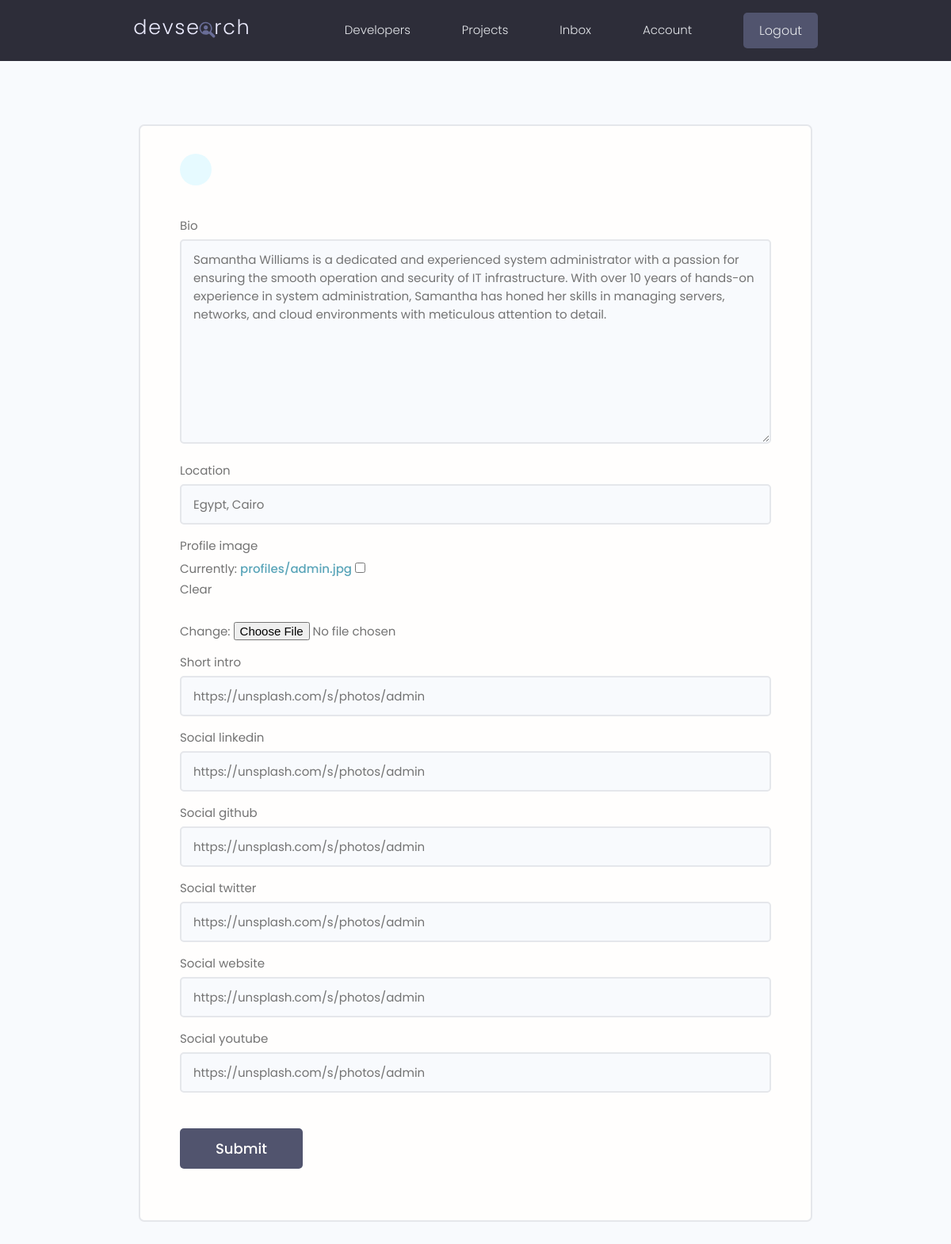
Before: /users/edit-account (signed in) with the older database file.
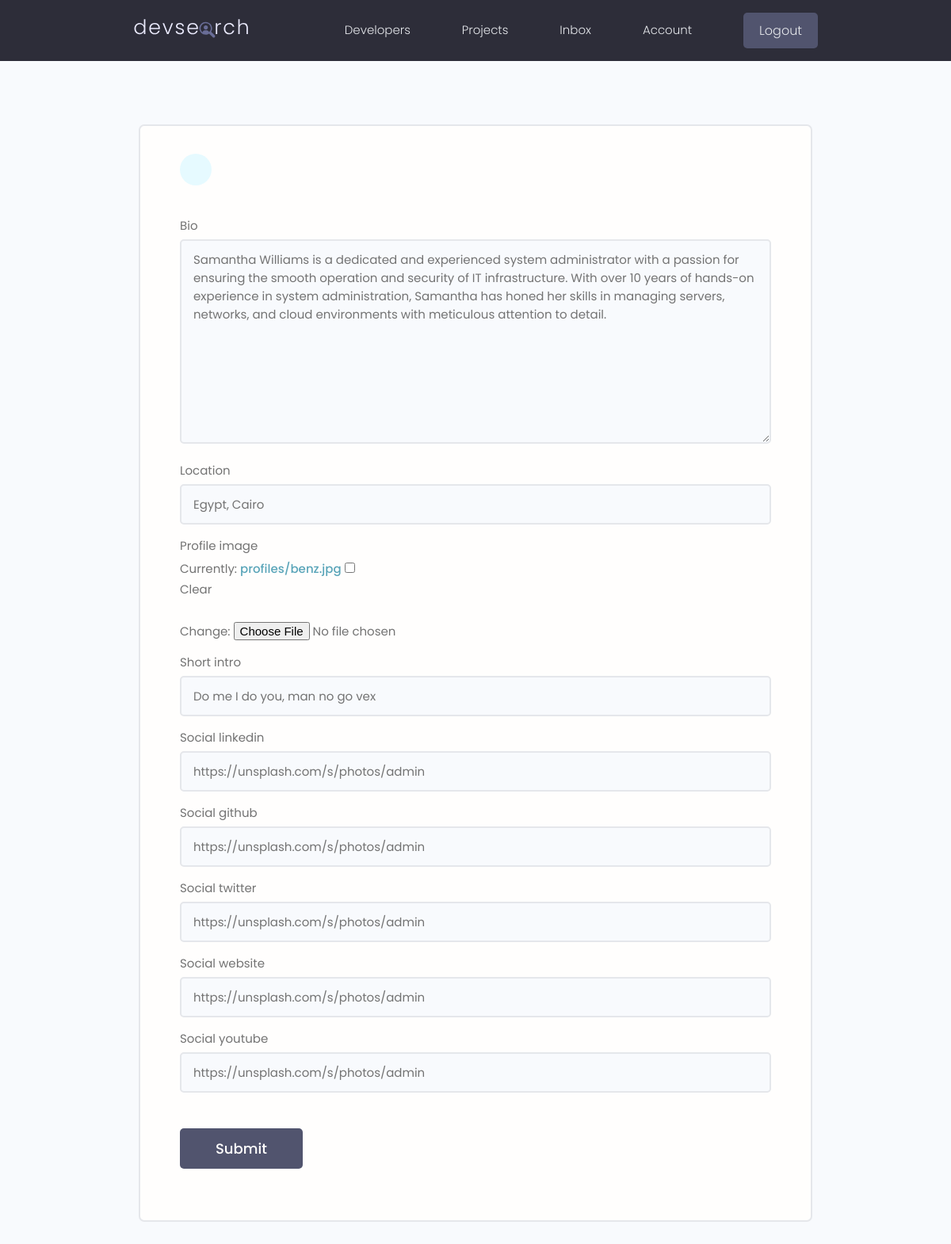
After: the same page with the newer database file.
### users/models.py (models this page shows, shortened)
class CustomUser(AbstractUser):
    email = models.EmailField(unique=True)
    short_intro = models.CharField(max_length=200, blank=True, null=True)
    bio = models.TextField(null=True, blank=True)
    location = models.CharField(max_length=500, blank=True, null=True)
    profile_image = models.ImageField(upload_to='profiles/', default='profiles/default.png', null=True, blank=True)
    social_github = models.URLField(null=True, blank=True, max_length=1500)
    social_linkedin = models.URLField(null=True, blank=True, max_length=1500)
    social_twitter = models.URLField(null=True, blank=True, max_length=1500)
    social_website = models.URLField(null=True, blank=True, max_length=1500)
    social_youtube = models.URLField(null=True, blank=True, max_length=1500)
    created_at = models.DateTimeField(auto_now_add=True)
    id = models.UUIDField(default=uuid.uuid4, primary_key=True, editable=False, unique=True)
    EMAIL_FIELD = "email"
    USERNAME_FIELD = "email"
    REQUIRED_FIELDS = ["username"]
    object = CustomManager()
    search = DeveloperFilter()
    class Meta:
        ordering = ["created_at"]

### users/views.py (the view)
# urls.py: path('edit-account', views.editAccount, name='edit_account'),
@login_required
def editAccount(request):
    if request.method == 'POST':
        form = UserUpdateForm(request.POST, request.FILES, instance=request.user)
        if form.is_valid():
            user = form.save()
            return redirect('users:account')
        else:
            return render(request, 'users/user_form.html', {'form': form})
    else:
        form = UserUpdateForm(instance=request.user)
    context = {
        'form': form,
    }
    return render(request, 'users/user_form.html', context)

### users/forms.py
class UserUpdateForm(forms.ModelForm):
    class Meta:
        model = get_user_model()
        fields = (
            'bio', 'location', 'profile_image', 'short_intro',
            'social_linkedin', 'social_github', 'social_twitter',
            'social_website', 'social_youtube',
            )
    def __init__(self, *args, **kwargs):
        super().__init__(*args, **kwargs)
        for field in self.fields.values():
            field.widget.attrs.update({'class': 'input'})

### users/templates/users/user_form.html (shortened to what this page needs)
{% extends 'main.html' %}
{% block content %}
<main class="formPage my-xl">
    <div class="content-box">
        <div class="formWrapper">
            <a class="backButton" href="{% url 'users:account' %}"></a>
            <br>
            <form class="form" method="POST" enctype="multipart/form-data">
                {% for field in form %}
                <div class="form__field">
                    <label for="{{field.id_for_label}}">{{field.label}}</label>
                    {{field}}
                </div>
                {% endfor %}
                <input class="btn btn--sub btn--lg  my-md" type="submit" value="Submit" />
            </form>
        </div>
    </div>
</main>
{% endblock content %}

### templates/main.html (shortened to what this page needs)
{% load static %}
<!DOCTYPE html>
<html lang="en">
  <head>
    <link
      rel="stylesheet"
      href="https://cdn.iconmonstr.com/1.3.0/css/iconmonstr-iconic-font.min.css"
    />
    <link rel="stylesheet" href="{% static 'uikit/styles/uikit.css' %}" />
    <link rel="stylesheet" href="{% static 'styles/app.css' %}" />
  </head>
  <body>
    {% include 'navbar.html' %}
    {% block content %}
    {% endblock content %}
  </body>
</html>

### templates/navbar.html (shortened to what this page needs)
{% load static %}
<header class="header">
    <div class="container container--narrow">
      <a href="{% url 'projects:project_list' %}" class="header__logo">
        <img src="{% static 'images/logo.svg' %}" alt="DevSearch Logo" />
      </a>
      <nav class="header__nav">
        <ul class="header__menu">
          {% if request.user.is_authenticated %}
          <li class="header__menuItem"><a href="{% url 'users:user_list' %}">Developers</a></li>
          <li class="header__menuItem"><a href="{% url 'projects:project_list' %}">Projects</a></li>
          <li class="header__menuItem"><a href="">Inbox</a></li>
          <li class="header__menuItem"><a href="{% url 'users:account' %}">Account</a></li>
          <li class="header__menuItem"><a href="{% url 'users:logout' %}" class="btn btn--sub">Logout</a></li>
          {% else %}
          <li class="header__menuItem"><a href="{% url 'users:login' %}" class="btn btn--sub">Login/Sign Up</a></li>
          {% endif %}
        </ul>
      </nav>
    </div>
  </header>

### static/styles/app.css (style rules this page uses)
:root { --color-sub: #2d2d39; }
.btn--sub { background-color: var(--color-sub-light); }
img { width: 100%; }
.content-box { width: 95%; max-width: 85rem; margin: 0 auto; }
.header { position: sticky; z-index: 111; background-color: var(--color-sub); padding: 1.5rem 0; }
.header > .container { display: flex; justify-content: space-between; align-items: center; }
.header__logo > img { height: 3.8rem; }
.header__nav > ul { display: inline-flex; align-items: center; list-style: none; gap: 6.5rem; }
.header__menuItem > a { color: var(--color-light); font-weight: 300; }
.backButton { background: var(--color-main-light); color: var(--color-main); width: 4rem; height: 4rem; display: flex; align-items: center; justify-content: center; border-radius: 50%; }
.formPage .formWrapper { list-style: none; background: var(--color-white); padding: 3.5rem 5rem; border: 2px solid var(--color-light); border-radius: 0.7rem; }

### static/uikit/styles/modules/_variables.css (style rules this page uses)
:root { --color-main: #5aa5b9; --color-main-light: #e6faff; --color-sub: #3f4156; --color-sub-light: #51546e; --color-sub-lighter: #ededfd; --color-text: #737373; --color-gray: #8b8b8b; --color-light: #e5e7eb; --color-light-gray: #767676; --color-bg: #f8fafd; --color-white: #fffefd; --color-white-light: #f3f3f3; --color-success: #359e64; --color-success-bg: #def8e8; --color-error: #fc4b0b; --color-error-bg: #fff2ee; --font-base: 'Poppins', arial, helvetica, 'Segoe UI', roboto, ubuntu, sans-serif; --font-monospace: 'Fira Code', 'Courier New', courier, monospace; --font-regular: 300; --font-medium: 500; --font-bold: 700; --generic-shadow: 1px 1px 5px #00000010; --generic-transition: all 0.3s ease-in-out; }

### static/uikit/styles/modules/_base.css (style rules this page uses)
* { margin: 0; padding: 0; box-sizing: border-box; text-rendering: optimizeLegibility; color: inherit; font-size: inherit; }
html { font-size: 50%; }
@media only screen and (min-width: 480px) { html { font-size: 56.25%; } }
@media only screen and (min-width: 1200px) { html { font-size: 62.5%; } }
body { line-height: 1.6; font-weight: 400; font-size: 1.5rem; color: var(--color-text); background-color: var(--color-bg); min-height: 100vh; }

### static/uikit/styles/modules/_typography.css (style rules this page uses)
* { font-family: var(--font-base); }
a { padding-bottom: 2px; text-decoration: none; display: inline-block; color: var(--color-main); font-weight: var(--font-medium); }

### static/uikit/styles/modules/_utilities.css (style rules this page uses)
.container { width: 92%; max-width: 165rem; margin: 0 auto; box-sizing: border-box; }
.container--narrow { width: 92%; max-width: 120rem; }
@media screen and (min-width: 1000px) { .container { width: 90%; } }
@media screen and (min-width: 1000px) { .container--narrow { width: 85%; } }
@media screen and (min-width: 1200px) { .container { width: 80%; } }
@media screen and (min-width: 1200px) { .container--narrow { width: 72%; } }
.my-md { margin: 3rem auto; }
.my-xl { margin: 8rem auto; }

### static/uikit/styles/modules/_button.css (style rules this page uses)
.btn { display: inline-block; position: relative; cursor: pointer; background-color: var(--color-light); font-weight: var(--font-medium); color: var(--color-sub); text-decoration: none; padding: 1rem 2rem; border-radius: 0.5rem; border: none; width: -webkit-fit-content; width: -moz-fit-content; width: fit-content; height: -webkit-fit-content; height: -moz-fit-content; height: fit-content; font-size: 1.6rem; outline-width: 0; outline-color: transparent; -webkit-backface-visibility: hidden; backface-visibility: hidden; transition: all 0.3s ease-in-out; }
.btn--sub { background-color: var(--color-sub); color: var(--color-white); }
.btn--lg { font-size: 1.8rem; padding: 1.2rem 4.5rem; }

### static/uikit/styles/modules/_form.css (style rules this page uses)
.form { display: block; }
.form__field { margin-top: 1.5rem; margin-bottom: 1.5rem; }
.form__label, .form__field > label { display: block; margin-bottom: 0.5rem; color: var(--color-text); }
input.input[type='text'], input.input[type='email'], input.input[type='password'], input.input[type='number'], input.input[type='url'], select.input, textarea.input { min-width: 24rem; width: 100%; padding: 1.2rem 1.5rem; border-radius: 0.5rem; border: 2px solid var(--color-light); transition: all 0.3s ease-in-out; background-color: var(--color-bg); }

Changed rows visible on the page:
changed CustomUser "Egypt, Cairo": short_intro "https://unsplash.com/s/photos/admin" → "Do me I do you, man no go vex"
Other visible differences:
text no longer shown: "Currently: profiles/admin.jpg Clear Change:"
text now shown: "Currently: profiles/benz.jpg Clear Change:"
